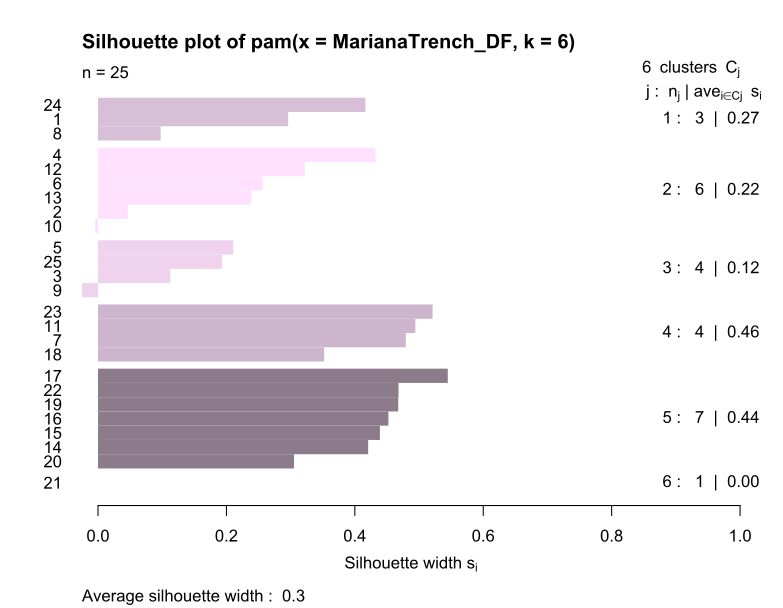

Generate this figure with R:
# шаг-1. вчитываем таблицу. делаем из нее датафрейм.
MarianaTrench_DF <- read.csv("Morphology.csv", header=TRUE, sep = ",")
MarianaTrench_DF <- na.omit(MarianaTrench_DF) 
row.has.na <- apply(MarianaTrench_DF, 1, function(x){any(is.na(x))}) # проверяем, удалил ли все NA
sum(row.has.na) # суммируем все NA, должно получиться: [1] 0
head(MarianaTrench_DF)

# шаг-2. делаем график "силуэт" библиотекой cluster
library(cluster)
pr5 <- pam(MarianaTrench_DF, 6)
str(si <- silhouette(pr5))
#plot(si, col = c("lavender", "lightgoldenrod1", "darkseagreen1", "orchid1", "skyblue1", "lightslateblue"))
#plot(si, col = c("aquamarine", "aquamarine1", "aquamarine2", "aquamarine3", "aquamarine4", "aquamarine4"))
plot(si, col = c("thistle", "thistle1", "thistle2", "thistle3", "thistle4", "slategray4"))
